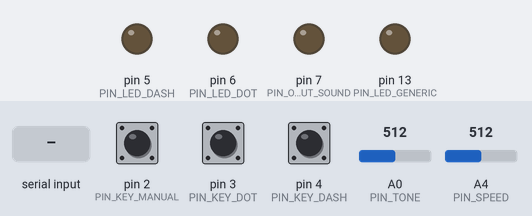
The sketch below on a simulated Arduino Uno, built with avr-gcc and run on an emulated ATmega328P. Shown: output pins drawn as LEDs (lit = HIGH). Dashed ring = blinking. The test bench sets the inputs (shaded band); at power-on: pin 2 (PIN_KEY_MANUAL) LOW, pin 4 (PIN_KEY_DASH) LOW, pin 3 (PIN_KEY_DOT) LOW, A0 (PIN_TONE) = 512, A4 (PIN_SPEED) = 512. What the sketch prints to the serial monitor is not drawn.

Above: at 1.2 s.
1.3 s: pin 2 (PIN_KEY_MANUAL) pulled HIGH for 0.15 s
At 2.7 s:
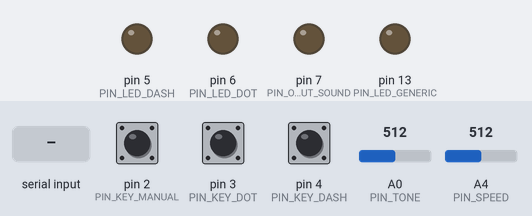
3.0 s: pin 4 (PIN_KEY_DASH) pulled HIGH for 1 s
At 3.95 s:
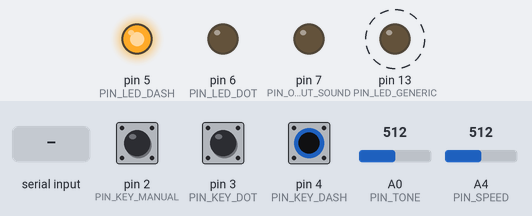
6.0 s: pin 3 (PIN_KEY_DOT) pulled HIGH for 1 s
At 6.18 s:
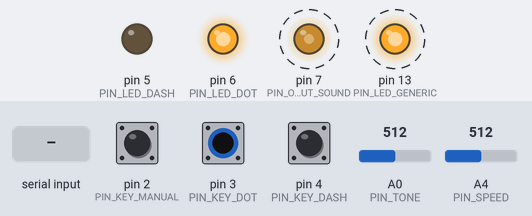
9.0 s: pin 2 (PIN_KEY_MANUAL) pulled HIGH for 1 s
At 9.8 s:
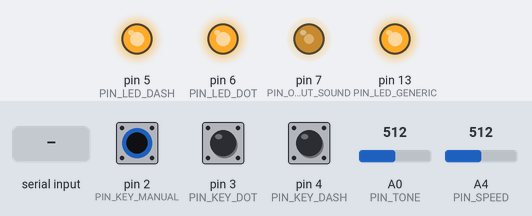
11.5 s: "#" received over Serial
At 11.9 s:
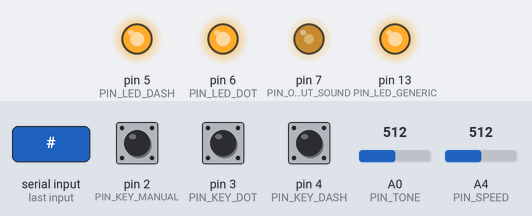
13.0 s: A0 (PIN_TONE) set to 900
Timing chart, 0 to 17.0 s (numbered marks = the images above; inputs shaded):
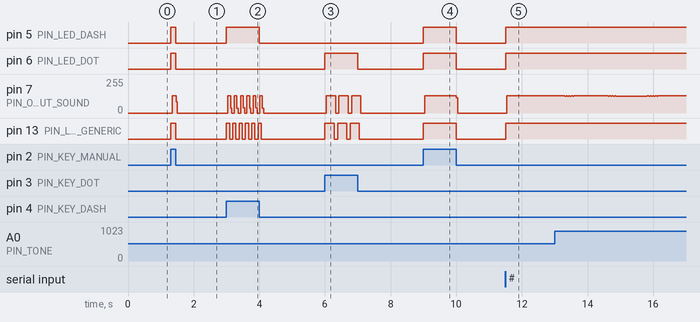

Measured:
- after the input at 1.3 s, pin 5 (PIN_LED_DASH), pin 6 (PIN_LED_DOT), pin 13 (PIN_LED_GENERIC): LOW → HIGH at once, → LOW 0.15 s later; pin 7 (PIN_OUTPUT_SOUND): 0/255 → 130/255 at once, → 0/255 0.12 s later
- after the input at 3.0 s, pin 5 (PIN_LED_DASH): LOW → HIGH at once, → LOW 1.0 s later; pin 13 (PIN_LED_GENERIC): alternates HIGH for 0.10 s and LOW for 0.10 s, 12 changes in all, then stays LOW, starting at once
- after the input at 6.0 s, pin 6 (PIN_LED_DOT): LOW → HIGH at once, → LOW 1.0 s later; pin 7 (PIN_OUTPUT_SOUND): alternates 130/255 for 0.28 s and 0/255 for 0.10 s, 6 changes in all, then stays 0/255, starting at once; pin 13 (PIN_LED_GENERIC): alternates HIGH for 0.29 s and LOW for 0.10 s, 6 changes in all, then stays LOW, starting at once
- after the input at 9.0 s, pin 5 (PIN_LED_DASH), pin 6 (PIN_LED_DOT), pin 13 (PIN_LED_GENERIC): LOW → HIGH at once, → LOW 1.0 s later; pin 7 (PIN_OUTPUT_SOUND): 0/255 → 130/255 after 0.05 s, → 0/255 0.96 s later
- after the input at 11.5 s, pin 5 (PIN_LED_DASH), pin 6 (PIN_LED_DOT), pin 13 (PIN_LED_GENERIC): LOW → HIGH at once; pin 7 (PIN_OUTPUT_SOUND): 0/255 → 130/255 at once

The sketch:

cw.ino
```cpp
// (licence header left out)
#define PIN_LED_GENERIC 13
#define PIN_LED_DOT 6
#define PIN_LED_DASH 5

#define PIN_OUTPUT_SOUND 7

#define PIN_TONE 0
#define PIN_SPEED 4

#define PIN_KEY_DOT 3
#define PIN_KEY_DASH 4
#define PIN_KEY_MANUAL 2

#define WAIT_SOUND_MIN 150
#define WAIT_SOUND_MAX 1000

#define WAIT_PULSE_MIN 40
#define WAIT_PULSE_MAX 150

#define KEY_LEVEL_OFF 0
#define KEY_LEVEL_DOT 1
#define KEY_LEVEL_DASH 2

bool sound = false;
bool dir = false;

bool lastKeyStatus = false;

unsigned long inTimer = 0;
bool inDot = false;
bool inDash = false;
bool inWait = false;

bool serialKey = false;

void setup() {
    pinMode(PIN_LED_GENERIC, OUTPUT);
    pinMode(PIN_LED_DOT, OUTPUT);
    pinMode(PIN_LED_DASH, OUTPUT);

    pinMode(PIN_OUTPUT_SOUND, OUTPUT);

    pinMode(PIN_KEY_DOT, INPUT);
    pinMode(PIN_KEY_DASH, INPUT);
    pinMode(PIN_KEY_MANUAL, INPUT);

    digitalWrite(PIN_LED_GENERIC, LOW);
    digitalWrite(PIN_LED_DOT, LOW);
    digitalWrite(PIN_LED_DASH, LOW);

    Serial.begin(115200, SERIAL_8N1);
}

void loop() {
    if (Serial.available() > 0)
        serialKey = readSerialData();

    bool pinKeyDot = digitalRead(PIN_KEY_DOT);
    bool pinKeyDash = digitalRead(PIN_KEY_DASH);
    bool pinKeyManual = digitalRead(PIN_KEY_MANUAL);

    if (pinKeyDot || pinKeyDash || pinKeyManual || serialKey) {
        if (pinKeyManual || serialKey) {
            ledDot(true);
            ledDash(true);
            sound = true;
        } else {
            ledDot(pinKeyDot);
            ledDash(pinKeyDash);
        }
    } else {
        ledDot(false);
        ledDash(false);
        sound = false;
    }

    pulse(pinKeyDot, pinKeyDash);

    ledGeneric();
    doSound();

    if (!serialKey)
        serial();
}

void ledGeneric() {
    digitalWrite(PIN_LED_GENERIC, sound);
}

void ledDot(bool enable) {
    digitalWrite(PIN_LED_DOT, enable);
}

void ledDash(bool enable) {
    digitalWrite(PIN_LED_DASH, enable);
}

void pulse(bool dot, bool dash) {
    int wait = WAIT_PULSE_MIN + (int) ((WAIT_PULSE_MAX - WAIT_PULSE_MIN) * ((float) analogRead(PIN_SPEED) / 1024));

    if (inDot || inDash || inWait) {
        sound = inDot || inDash;

        if (inWait) {
            sound = false;

            if (millis() - inTimer > wait) {
                inTimer = millis();
                inWait = false;
            }
        } else if ((millis() - inTimer) > (inDash ? wait : wait * 3)) {
            inTimer = millis();
            sound = false;
            inDot = false;
            inDash = false;
            inWait = true;
        }
    } else if (dot || dash) {
        inTimer = millis();
        sound = true;

        if (dash)
            inDash = true;
        else
            inDot = true;
    }
}

void doSound() {
    int wait = WAIT_SOUND_MIN + (int) ((WAIT_SOUND_MAX - WAIT_SOUND_MIN) * ((float) analogRead(PIN_TONE) / 1024));

    if (!dir) {
        dir = true;
        digitalWrite(PIN_OUTPUT_SOUND, sound);
    } else {
        dir = false;
        digitalWrite(PIN_OUTPUT_SOUND, LOW);
    }

    delayMicroseconds(wait);
}

void serial() {
    if (sound == lastKeyStatus)
        return;

    lastKeyStatus = sound;

    if (sound)
        Serial.write("#");
    else
        Serial.write(" ");

    Serial.flush();
}

bool readSerialData() {
    char c = Serial.read();

    switch (c) {
        case '#':
            return true;
        default:
            return false;
    }
}
```
